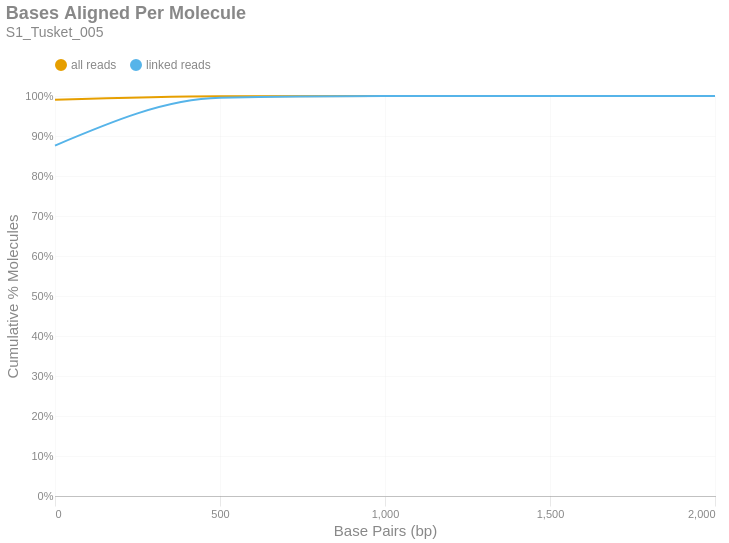

The notebook cell saved with this chart:
### Markdown cell above
### Bases Aligned Per Molecule
This is a cumulative frequency distribution showing the number of base pairs aligned per unique molecule. These data are shown in 500 bp bins. There are two distributions: one with `all reads` (yellow) and another with only `linked reads` (blue). The percent of molecules in the `linked reads` distribution is relative to the total number of linked molecules.

### Code cell
if SKIPLR:
    print_html(f"Skipped")
else:
    binned_df = consolidated_hist(valids['aligned_bp'], mask, 500, True)
    with SafeRender(binned_df):
        (
            density_plot(binned_df, 'Bases Aligned Per Molecule', samplename, 'basesper')
            .encode(
                x=alt.X('bin:Q', title="Base Pairs (bp)").axis(tickMinStep=500).scale(padding=0),
                y=alt.Y('value:Q', title='Cumulative % Molecules')
                    .axis(format='%')
                    .scale(domain = [0,1])
                    .stack(False),
                color=alt.Color("key:N").scale(domain = ["all reads", "linked reads"]),
                tooltip = [
                    alt.Tooltip("key:N", title = "Data Type"),
                    alt.Tooltip("range_label:N", title="Bases Aligned Per Molecule"),
                    alt.Tooltip("value:Q", format = ".2%", title="% Molecules (Cum.)")
                ]
            )
        ).display()

### Figure 1 — Vega-Lite specification as saved in the notebook (floating-point values rounded to 4 significant figures)
{"width": "container", "height": 400, "config": {"title": {"anchor": "start", "dy": -15, "fontSize": 18, "color": "#888888", "subtitleColor": "#888888", "subtitleFontSize": 14}, "arc": {"fill": "#0072B2"}, "axis": {"domainColor": "#888888", "domainWidth": 0.5, "gridWidth": 0.2, "grid": false, "titleFontWeight": 400, "titleFontSize": 15, "labelFontSize": 11, "labelColor": "#888888", "tickColor": "#888888", "tickWidth": 0.2, "titleColor": "#888888"}, "axisBand": {"grid": false}, "axisX": {"grid": true, "tickSize": 10, "domainCap": "round"}, "axisY": {"domain": false, "grid": true, "tickSize": 0, "domainCap": "round"}, "background": "transparent", "header": {"labelFontSize": 15, "labelColor": "#888888", "titleFontSize": 15, "titleFontWeight": 600, "titleColor": "#888888"}, "legend": {"labelFont": "sans-serif", "labelFontSize": 12, "labelColor": "#888888", "symbolSize": 100, "symbolType": "circle", "titleFontSize": 12, "titlePadding": 10, "titleColor": "#888888", "title": null, "orient": "top"}, "range": {"category": ["#E69F00", "#56B4E9", "#009E73", "#F0E442", "#0072B2", "#D55E00", "#CC79A7", "#000000"], "diverging": ["#cfe8f3", "#a2d4ec", "#73bfe2", "#46abdb", "#1696d2", "#12719e"]}, "area": {"fill": "#0072B2", "fillOpacity": 0.7, "line": true, "strokeOpacity": 0.7}, "line": {"color": "#0072B2", "stroke": "#0072B2", "strokeWidth": 2}, "trail": {"color": "#0072B2", "stroke": "#0072B2", "strokeWidth": 0, "size": 1}, "point": {"filled": true, "fillOpacity": 1.0, "size": 95}, "text": {"color": "#888888", "fontSize": 11, "align": "right", "fontWeight": 400, "size": 11}, "bar": {"fill": "#0072B2", "stroke": null}, "view": {"stroke": null, "continuousWidth": 660, "continuousHeight": 400}}, "data": {"name": "data-640c5f4079b492ba70478366215dd8cb"}, "mark": {"type": "line", "interpolate": "monotone", "point": {"opacity": 0, "size": 275}}, "encoding": {"color": {"field": "key", "scale": {"domain": ["all reads", "linked reads"]}, "type": "nominal"}, "tooltip": [{"field": "key", "title": "Data Type", "type": "nominal"}, {"field": "range_label", "title": "Bases Aligned Per Molecule", "type": "nominal"}, {"field": "value", "format": ".2%", "title": "% Molecules (Cum.)", "type": "quantitative"}], "x": {"axis": {"tickMinStep": 500}, "field": "bin", "scale": {"padding": 0}, "title": "Base Pairs (bp)", "type": "quantitative"}, "y": {"axis": {"format": "%"}, "field": "value", "scale": {"domain": [0, 1]}, "stack": false, "title": "Cumulative % Molecules", "type": "quantitative"}}, "params": [{"name": "param_c36ac31b6afebe62", "select": {"type": "point", "fields": ["key"]}, "bind": "legend"}], "title": {"text": "Bases Aligned Per Molecule", "subtitle": "S1_Tusket_005"}, "transform": [{"fold": ["all reads (cumsum)", "linked reads (cumsum)"]}, {"calculate": "replace(datum.key, ' (cumsum)', '')", "as": "key"}, {"filter": {"param": "param_c36ac31b6afebe62"}}], "usermeta": {"embedOptions": {"downloadFileName": "S1_Tusket_005.basesper"}}, "$schema": "https://vega.github.io/schema/vega-lite/v6.1.0.json", "datasets": {"data-640c5f4079b492ba70478366215dd8cb": [{"bin": "0.0", "interval": "0.0-500.0", "all reads": 0.9906, "linked reads": 0.8761, "all reads (cumsum)": 0.9906, "linked reads (cumsum)": 0.8761, "range_label": "0-499"}, {"bin": "500.0", "interval": "500.0-1000.0", "all reads": 0.009059, "linked reads": 0.1192, "all reads (cumsum)": 0.9997, "linked reads (cumsum)": 0.9953, "range_label": "500-999"}, {"bin": "1000.0", "interval": "1000.0-1500.0", "all reads": 0.0003272, "linked reads": 0.004373, "all reads (cumsum)": 1.0, "linked reads (cumsum)": 0.9997, "range_label": "1000-1499"}, {"bin": "1500.0", "interval": "1500.0-2000.0", "all reads": 1.975e-05, "linked reads": 0.0002712, "all reads (cumsum)": 1.0, "linked reads (cumsum)": 1.0, "range_label": "1500-1999"}, {"bin": "2000.0", "interval": "2000.0-2500.0", "all reads": 1.235e-06, "linked reads": 1.695e-05, "all reads (cumsum)": 1.0, "linked reads (cumsum)": 1.0, "range_label": "2000-2499"}]}}
